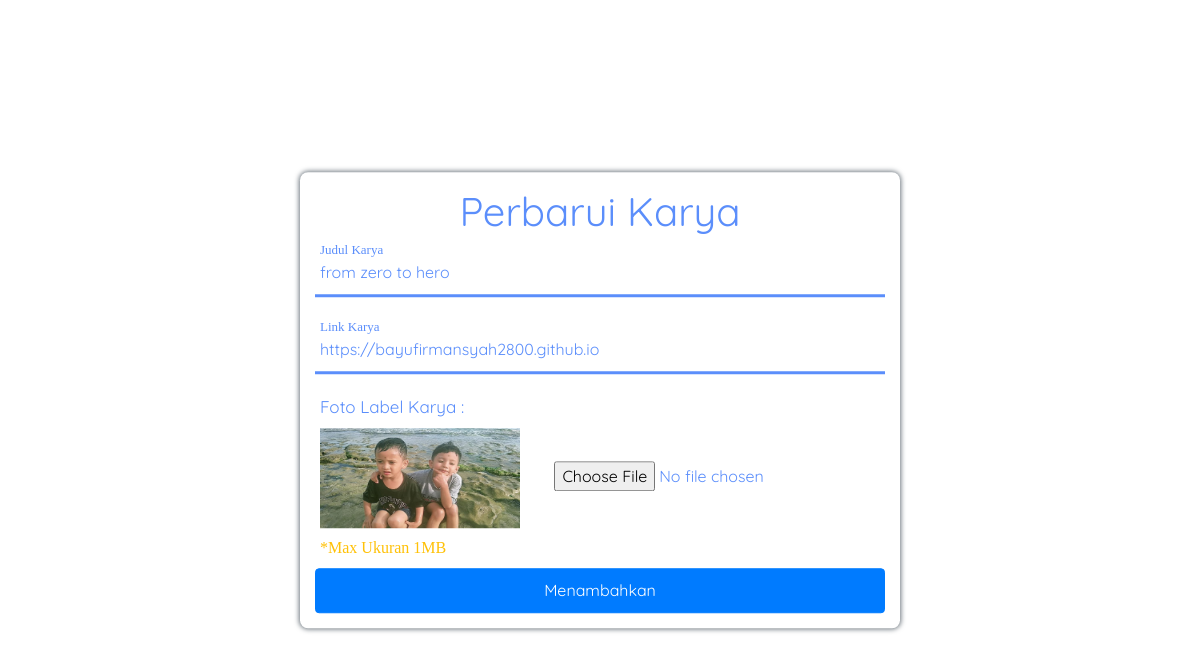
Page /update-karya.php?no=5 (signed in) on the committed database.
### tables this page shows
CREATE TABLE `karya_siswa` (
  `no` int(11) NOT NULL,
  `id` int(11) NOT NULL,
  `judul` varchar(22) NOT NULL,
  `link` text NOT NULL,
  `foto` varchar(255) NOT NULL,
  `waktu` varchar(20) NOT NULL
);

### koneksi.php (called while the page is built, shortened)
<?php $koneksi=mysqli_connect("localhost", "root", "", "magang");
function regristasi($data)
{
    global $koneksi;
    $email=htmlspecialchars($data["email"]);
    $password=htmlspecialchars($data["password"]);
    $password1=htmlspecialchars($data["password1"]);
    $tipe=htmlspecialchars($data["tipe"]);
    $result=mysqli_query($koneksi, "SELECT email FROM akun WHERE email = '$email'");
    if (mysqli_fetch_assoc($result)) {
        echo "<script>alert('email sudah terdaftar');</script>";
        return false;
    }if ($password===$password1) {
        $pass=md5("qw3rt77".md5($password));
        $perintah="INSERT INTO akun VALUES('','$email','$pass','user','$tipe')";
        mysqli_query($koneksi, $perintah);
        $perintah2="SELECT * FROM akun WHERE email='$email'";
        $query=mysqli_query($koneksi, $perintah2);
        $data=mysqli_fetch_assoc($query);
        $_SESSION["id"]=htmlspecialchars($data["id"]);
        $_SESSION["level"]=htmlspecialchars($data["level"]);
        $_SESSION["tipe"]=htmlspecialchars($data["tipe"]);
        $_SESSION["email"]=htmlspecialchars($data["email"]);
        return mysqli_affected_rows($koneksi);
    } else {
        echo "<script> alert('Konfirmasi password tidak sesuai');</script>";
        return false;
    }
}function login($data)
{
    global $koneksi;
    $email=htmlspecialchars($data["email"]);
    $password=htmlspecialchars($data["password"]);
    $result=mysqli_query($koneksi, "SELECT * FROM akun WHERE email='$email'");
    if (mysqli_num_rows($result)===1) {
        $pass=md5("qw3rt77".md5($password));
        $row=mysqli_fetch_assoc($result);
        if ($pass===$row["password"]) {
            $_SESSION["level"]=$row["level"];
            $_SESSION["tipe"]=$row["tipe"];
            $_SESSION["id"]=$row["id"];
            $_SESSION["email"]=$row["email"];
            if ($row["tipe"]=="siswa") {
                $id=$row["id"];
                $query=mysqli_query($koneksi, "SELECT * FROM profil_siswa WHERE id='$id'");
                $hasil=mysqli_fetch_assoc($query);
                $_SESSION["nama"]=$hasil["nama"];
                $_SESSION["foto"]=$hasil["foto"];
                header("Location: cek.php");
                exit;
            } else {
                header("Location: cek.php");
                exit;
            }
        } else {
            echo "<script> alert('Password yang anda masukan salah');</script>";
            return false;
        }
    } else {
        echo "<script> alert('Email Belum Terdaftar');</script>";
        return false;
    }
}function tampil($perintah)
{
    global $koneksi;
    $query=mysqli_query($koneksi, $perintah);
    $hasil=mysqli_fetch_assoc($query);
    return $hasil;
}function tampil1($perintah)
{
    global $koneksi;
    $query=mysqli_query($koneksi, $perintah);
    $data=[];
    while ($hasil=mysqli_fetch_assoc($query)) {
        $data[]=$hasil;
    }return $data;
}function cari($keyword)
{
    global $koneksi;$perintah="SELECT * FROM lowongan WHERE
                    nama_perusahaan LIKE '%$keyword%' OR
                    kebutuhan LIKE '%$keyword%' OR
                    kota LIKE '%$keyword%' OR
                    waktu LIKE '%$keyword%'
                ";
    return tampil1($perintah);
}function cari1($keyword)
{
    global $koneksi;$perintah="SELECT * FROM akun WHERE
                    email LIKE '%$keyword%' OR
                    tipe LIKE '%$keyword%'";
    return tampil1($perintah);
}function cari2($keyword)
{
    global $koneksi;$perintah="SELECT * FROM profil_perusahaan WHERE
                    nama LIKE '%$keyword%' OR
                    alamat LIKE '%$keyword%'";
    return tampil1($perintah);
}function tambahBiodataSiswa($data, $id)
{
    global $koneksi;
    $id=$id;
    $nama=htmlspecialchars($data["nama"]);
    $kota=htmlspecialchars($data["kota"]);
    $sekolah=htmlspecialchars($data["sekolah"]);
    $jurusan=htmlspecialchars($data["jurusan"]);
    $gambar=upload();$perintah="INSERT INTO profil_siswa VALUES(
                '$id','$nama','$kota','$sekolah','$jurusan','$gambar')";
    mysqli_query($koneksi, $perintah);
    $_SESSION["tipe"]="siswa";
    $_SESSION["nama"]=$nama;
    $_SESSION["id"]=$id;
    $_SESSION["foto"]=$gambar;
    return mysqli_affected_rows($koneksi);
}function tambahBiodataPerusahaan($data, $id)
{
    global $koneksi;
    $id=$id;
    $nama=htmlspecialchars($data["nama"]);
    $alamat=htmlspecialchars($data["alamat"]);
    $telp=htmlspecialchars($data["telp"]);
    $email=htmlspecialchars($data["email"]);
    $gambar=upload1();$perintah="INSERT INTO profil_perusahaan VALUES(
                '$id','$nama','$alamat','$telp','$email','$gambar','0')";
    mysqli_query($koneksi, $perintah);
    $_SESSION["tipe"]="perusahaan";
    return mysqli_affected_rows($koneksi);
}function tambahKarya($data, $id, $waktu)
{
    global $koneksi;
    $id=$id;
    $judul=$data["judul"];
    $link=$data["link"];
    $gambar=upload();
    $perintah="INSERT INTO karya_siswa VALUES('','$id','$judul','$link','$gambar','$waktu')";
    mysqli_query($koneksi, $perintah);
    return mysqli_affected_rows($koneksi);
}function tambahLowongan($data, $id, $waktu, $nama, $foto)
{
    global $koneksi;
    $kebutuhan=htmlspecialchars($data["kebutuhan"]);
    $alamat=htmlspecialchars($data["alamat"]);
    $jurusan=htmlspecialchars($data["jurusan"]);
    $gaji=htmlspecialchars($data["gaji"]);
    $kota=htmlspecialchars($data["kota"]);$perintah="INSERT INTO lowongan VALUES
    ('','$id','$nama','$kebutuhan','$alamat','$kota','$jurusan','$gaji','$waktu','$foto')";
    mysqli_query($koneksi, $perintah);
    return mysqli_affected_rows($koneksi);
}function updateKarya($data, $no)
{
    global $koneksi;
    $judul=htmlspecialchars($data["judul"]);
    $link=htmlspecialchars($data["link"]);
    $gambarLama=htmlspecialchars($data['gambarLama']);
    if ($_FILES['gambar']['error']===4) {
        $gambar=$gambarLama;
    } else {
        $gambar=upload();
    }$perintah="UPDATE karya_siswa SET
                            judul='$judul',
                            link='$link',
                            foto='$gambar'
                            WHERE no='$no'";
    mysqli_query($koneksi, $perintah);
    return mysqli_affected_rows($koneksi);
}function updateProfilSiswa($data, $id)
{
    global $koneksi;
    $id=$id;
    $nama=htmlspecialchars($data["nama"]);
    $kota=htmlspecialchars($data["kota"]);
    $sekolah=htmlspecialchars($data["sekolah"]);
    $jurusan=htmlspecialchars($data["jurusan"]);
    $gambarLama=htmlspecialchars($data["gambarLama"]);
    if ($_FILES["gambar"]["error"]===4) {
        $gambar=$gambarLama;
    } else {
        $gambar=upload();
    }$perintah="UPDATE profil_siswa SET
                            nama='$nama',
                            kota='$kota',
                            sekolah='$sekolah',
                            jurusan='$jurusan',
                            foto ='$gambar'
                WHERE id='$id'";
    mysqli_query($koneksi, $perintah);
    return mysqli_affected_rows($koneksi);
}function updateProfilPerusahaan($data, $id)
{
    global $koneksi;
    $id=$id;
    $nama=htmlspecialchars($data["nama"]);
    $alamat=htmlspecialchars($data["alamat"]);
    $telp=htmlspecialchars($data["telp"]);
    $email=htmlspecialchars($data["email"]);
    $gambarLama=htmlspecialchars($data["gambarLama"]);
    if ($_FILES["gambar"]["error"]===4) {
        $gambar=$gambarLama;
    } else {
        $gambar=upload1();
    }$perintah="UPDATE profil_perusahaan SET
                            nama='$nama',
                            alamat='$alamat',
                            telp='$telp',
                            email='$email',
                            foto ='$gambar'
                WHERE id='$id'";
    mysqli_query($koneksi, $perintah);
    return mysqli_affected_rows($koneksi);
}function updateLowongan($data, $no)
{
    global $koneksi;
    $kebutuhan=htmlspecialchars($data["kebutuhan"]);
    $alamat=htmlspecialchars($data["alamat"]);
    $jurusan=htmlspecialchars($data["jurusan"]);
    $gaji=htmlspecialchars($data["gaji"]);
    $kota=htmlspecialchars($data["kota"]);$perintah="UPDATE lowongan SET
                            kebutuhan ='$kebutuhan',
                            lokasi    ='$alamat',
                            jurusan   ='$jurusan',
                            gaji      ='$gaji',
                            kota      ='$kota'
                            WHERE no='$no'";
    mysqli_query($koneksi, $perintah);
    return mysqli_affected_rows($koneksi);
}function ajukanLamaran($data, $id_siswa, $foto, $id_perusahan, $kebutuhan, $waktu, $no_lowongan, $foto_perusahaan, $nama_perusahaan)
{
    global $koneksi;
    $nama=htmlspecialchars($data["nama"]);
    $kelamin=htmlspecialchars($data["kelamin"]);
    $ttl=htmlspecialchars($data["ttl"]);
    $alamat=htmlspecialchars($data["alamat"]);
    $jurusan=htmlspecialchars($data["jurusan"]);
    $telp=htmlspecialchars($data["telp"]);
    $email=htmlspecialchars($data["email"]);
    $sekolah=htmlspecialchars($data["sekolah"]);$perintah="INSERT INTO pengajuan VALUES(
                '','$waktu','$id_siswa','$nama','$kelamin',
                '$ttl','$alamat','$jurusan','$telp',
                '$email','$sekolah','$foto','$id_perusahan',
                '$kebutuhan','$no_lowongan','Menunggu','$foto_perusahaan','$nama_perusahaan')";
    mysqli_query($koneksi, $perintah);
    return mysqli_affected_rows($koneksi);
}function total($perintah)
{
    global $koneksi;
    $query=mysqli_query($koneksi, $perintah);
    $data=[];
    $jumlah=0;
    while ($hasil=mysqli_fetch_assoc($query)) {
        $data[]=$hasil;
        $jumlah++;
    }return $jumlah;
}

### update-karya.php (the view, shortened to what this page needs)
<?php
require("koneksi.php");
$no = $_GET['no'];
$perintah = "SELECT * FROM karya_siswa WHERE no='$no'";
$nilai = tampil($perintah);
?>
<!doctype html>
<html lang="en" data-theme="<?= $_COOKIE['mode']; ?>">
  <head>
    <link rel="stylesheet" href="css/bootstrap.min.css">
    <link rel="stylesheet" href="css/update-karya.css">
  </head>
  <body>
      <form action="" method="post" enctype="multipart/form-data">
        <h1 class="display-4 text-biodata">Perbarui Karya</h1>
        <div class="inputBox box1">
          <input type="text"  name="judul"  required="" value="<?= $nilai['judul'];?>">
          <label for="">Judul Karya</label>
        </div>
        <div class="inputBox boxLast">
          <input type="text"  name="link"  required="" value="<?= $nilai['link'];?>">
          <label for="">Link Karya</label>
        </div>
        <label for="" class="text-profil">Foto Label Karya :</label><br>
        <img src="img/profil/siswa/<?= $nilai['foto']; ?>" alt="" class="thumbnail">
        <input type="file" name="gambar" class="foto input-file" ><br>
        <p class="pesan-info">*Max Ukuran 1MB</p>
        <button class="btn btn-primary" type="submit" name="submit">Menambahkan <Karya></Karya></button>
      </form>
  </body>
</html>

### css/update-karya.css (style rules this page uses)
html { height:100%;--bg:white;--bg-navbar:#5b8efb;--color-headings:#909090;--color-text:#5b8efb;--bg-box:white;--btn-primary:#007bff;--select:#5b8efb;--shadow:var(--secondary) }
body { position:absolute;top:0;left:0;bottom:0;right:0;height:100%;background-color:var(--bg) }
form { font-family:Quicksand;width:100%;min-height:100%;background-color:var(--bg-box);padding-top:20px;color:var(--color-text) }
.text-biodata { text-align:center;font-family:Quicksand;font-size:32px;font-weight:400;color:var(--color-text) }
.text-profil { margin-top:10px;margin-left:10px }
.foto { margin-left:10px }
button { width:95%;margin-left:2.5%;margin-top:15px }
label { font-size:17px }
.thumbnail { width:200px;height:100px;margin-left:10px;margin-bottom:15px }
.inputBox { width:95%;position:relative;margin-bottom:30px;margin-left:2.5% }
.inputBox input { width:100%;padding:10px 5px;font-size:16px;border:none;border-bottom:3px solid var(--color-text);outline:0;background-color:transparent;color:var(--color-text) }
.inputBox label { position:absolute;top:0;left:0;padding:10px 5px;font-size:17px;color:var(--color-text);font-family:Poppins;pointer-events:none;transition:.5s }
.inputBox input:focus~label,.inputBox input:valid~label { top:-20px;left:0;font-size:13px;color:var(--color-text) }
.box1 { margin-top:15px }
.boxLast { margin-bottom:15px }
.pesan-info { color:var(--warning);margin-left:10px;margin-top:5px }
button { margin-top:-5px }
@media (min-width:992px) { form { width:50%;min-height:425px;border-radius:8px;top:50%;left:50%;position:absolute;transform:translate(-50%,-50%);padding:15px 0;background-color:var(--bg-box);color:var(--color-text);box-shadow:0 0 5px 1px var(--shadow) } }
@media (min-width:992px) { .pesan-info { color:var(--warning);margin-left:20px;margin-top:8px;font-family:Poppins } }
@media (min-width:992px) { .text-biodata { text-align:center;font-size:40px } }
@media (min-width:992px) { label { font-size:17px;text-transform:capitalize } }
@media (min-width:992px) { .text-profil { margin-top:5px;margin-left:20px } }
@media (min-width:992px) { .foto { margin-left:30px;margin-bottom:10px } }
@media (min-width:992px) { button { width:95%;margin-left:2.5%;height:45px;margin-top:-8px;background-color:var(--btn-primary) } }
@media (min-width:992px) { .thumbnail { width:200px;height:100px;margin-left:20px;margin-bottom:0 } }

### rows in the picture
karya_siswa: judul "from zero to hero", link "https://bayufirmansyah2800.github.io", foto (picture)
